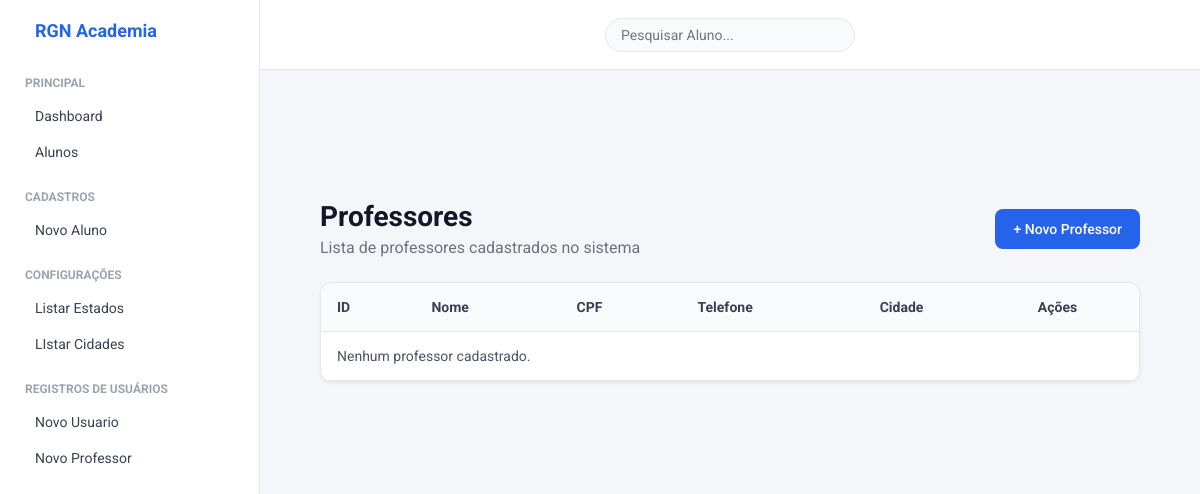
The page /listar/professor/ on the database as committed earlier.
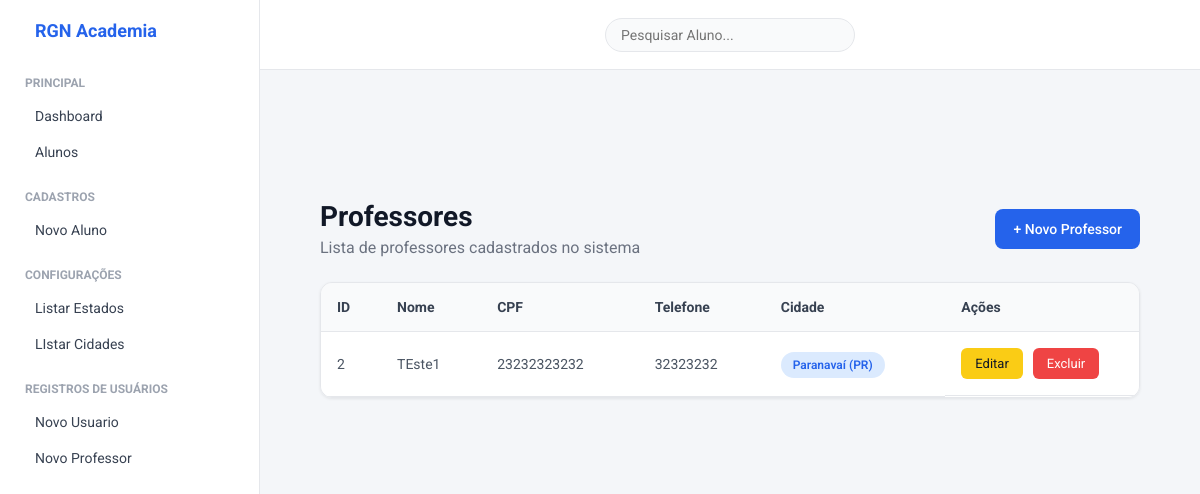
The same page on the database as committed later.
### cadastros/models.py (models this page shows, shortened)
class Professor(models.Model):
    nome = models.CharField(max_length=50, verbose_name="Nome do Professor")
    cpf = models.CharField(max_length=11, verbose_name="CPF")
    telefone = models.CharField(max_length=15, verbose_name="Telefone")
    cidade = models.ForeignKey(Cidade, on_delete=models.PROTECT)

class Cidade(models.Model):
    nome = models.CharField(max_length=50, verbose_name="Nome da Cidade")
    estado = models.ForeignKey(Estado, on_delete=models.PROTECT)
    def __str__(self):
        return "{} ({})".format(self.nome, self.estado.sigla)

class Estado(models.Model):
    nome = models.CharField(max_length=50, verbose_name="Nome do Estado")
    sigla = models.CharField(max_length=2, verbose_name="Sigla")

### cadastros/views.py (the view)
# urls.py: path('listar/professor/', ProfessorList.as_view(), name="listar-professor"),
class ProfessorList(ListView):
    model = Professor
    template_name = 'cadastros/listar_professores.html'

### cadastros/templates/cadastros/listar_professores.html
{% extends 'modelo.html' %}
{% load static %}
{% block css %}
<link rel="stylesheet" href="{% static 'css/cadastros/listar_professores.css' %}">
<link rel="stylesheet" href="{% static 'css/paginas/modelo.css' %}">
{% endblock %}
{% block content %}
<div class="list-container">
    <div class="list-header">
        <div>
            <h2>Professores</h2>
            <p>Lista de professores cadastrados no sistema</p>
        </div>
        <a href="{% url 'cadastrar-professor' %}" class="btn-novo">
            + Novo Professor
        </a>
    </div>
    <div class="table-container">
        <table class="table-list">
            <thead>
                <tr>
                    <th>ID</th>
                    <th>Nome</th>
                    <th>CPF</th>
                    <th>Telefone</th>
                    <th>Cidade</th>
                    <th>Ações</th>
                </tr>
            </thead>
            <tbody>
                {% for professor in object_list %}
                <tr>
                    <td>{{ professor.id }}</td>
                    <td>{{ professor.nome }}</td>
                    <td>{{ professor.cpf }}</td>
                    <td>{{ professor.telefone }}</td>
                    <td><span class="badge">{{ professor.cidade }}</span></td>
                    <td class="acoes">
                        <a href="{% url 'editar-professor' professor.id %}" class="btn-editar">Editar</a>
                        <a href="{% url 'excluir-professor' professor.id %}" class="btn-deletar">Excluir</a>
                    </td>
                </tr>
                {% empty %}
                <tr>
                    <td colspan="6" class="sem-registro">Nenhum professor cadastrado.</td>
                </tr>
                {% endfor %}
            </tbody>
        </table>
    </div>
</div>
{% endblock %}

Rows that differ between the two databases and show on the page:
added Professor: id "2", nome "TEste1", cpf "23232323232", telefone "32323232", cidade "Paranavaí (PR)"
Other text that changed with them:
text no longer shown: "Nenhum professor cadastrado."
